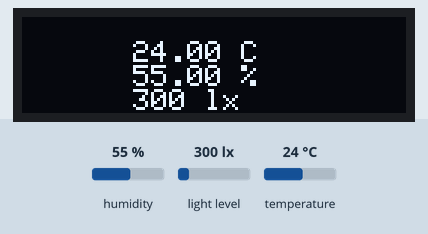
This sketch was run on a simulated ESP8266 (Wemos D1 mini). On the bench: 128×32 one-colour display. Inputs (shaded band) come from the test bench; at power-on: humidity 55 %, light level 300 lx, temperature 24 °C. WiFi joins after 1.5 s; servers stay silent unless stated; uploads are accepted with an empty reply; what the sketch prints to the serial monitor is not drawn.

Above: at 3.7 s.
3.8 s: humidity set to 22 %
At 13.7 s:
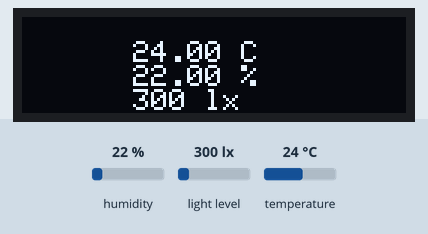
14.6 s: light level set to 40 lx
At 23.7 s:
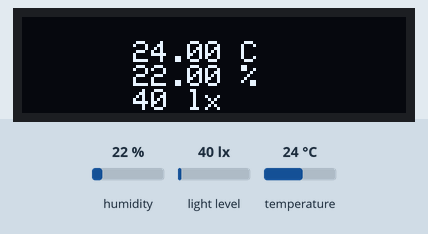
24.9 s: temperature set to 12 °C
At 34.9 s:
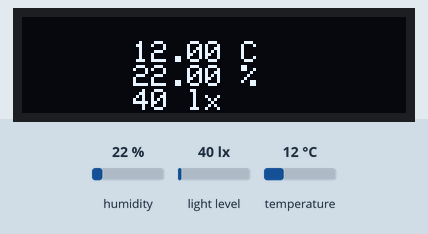
35.2 s: humidity set to 40 %
At 44.9 s:
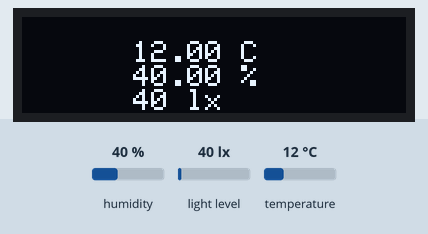
Timing chart, 0 to 46.4 s (numbered marks = the images above; inputs shaded):
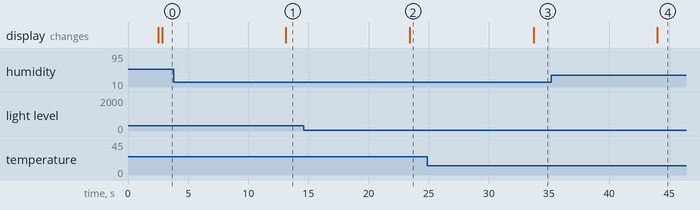

Measured:
- after the input at 3.8 s, the display: changes after 9.3 s (image 1)
- after the input at 14.6 s, the display: changes after 8.8 s (image 2)
- after the input at 24.9 s, the display: changes after 8.8 s (image 3)
- after the input at 35.2 s, the display: changes after 8.8 s (image 4)

The sketch:

WemosSlave.ino
```cpp
#include <ESP8266WiFi.h>
#include <ESP8266HTTPClient.h>
#include <Adafruit_Sensor.h>
#include <Adafruit_AHTX0.h>
#include <Adafruit_SSD1306.h>
#include <Adafruit_GFX.h>
#include <BH1750.h>

#define SCREEN_WIDTH 128
#define SCREEN_HEIGHT 32
#define OLED_RESET    -1
#define SCREEN_ADDRESS 0x3C
Adafruit_SSD1306 display(SCREEN_WIDTH, SCREEN_HEIGHT, &Wire, OLED_RESET);

const char* apSSID = "ESP32-AP";
const char* apPassword = "12345678";

const char* serverName = "http://192.168.4.1/data";

BH1750 lightMeter;
Adafruit_AHTX0 aht;
WiFiClient client;

const String sensorName = "AHT10";
const String location = "Room";

void setup()
{
  Serial.begin(9600);
  delay(1000);

  Serial.println("Łączenie z ESP32 AP...");
  WiFi.begin(apSSID, apPassword);

  while (WiFi.status() != WL_CONNECTED) {
    delay(500);
    Serial.print(".");
  }

  Serial.println("\nPołączono z ESP32 AP");
  Serial.print("Adres IP: ");
  Serial.println(WiFi.localIP());

  if (!aht.begin()) {
    Serial.println("Nie znaleziono czujnika AHT10!");
    while (1);
  }

  if (!lightMeter.begin()) {
    Serial.println("Nie znaleziono czujnika BH1750!");
    while (1);
  }

  if(!display.begin(SSD1306_SWITCHCAPVCC, SCREEN_ADDRESS)) {
    Serial.println(F("Błąd alokacji SSD1306"));
    while (1);
  }

  display.clearDisplay();
  display.setTextSize(1);
  display.setTextColor(SSD1306_WHITE);
  display.display();
}

void loop()
{
  sensors_event_t humidity, temperature;
  aht.getEvent(&humidity, &temperature);

  uint16_t lux = lightMeter.readLightLevel();
  float temp = temperature.temperature;
  float hum = humidity.relative_humidity;

  if (WiFi.status() == WL_CONNECTED) {
    HTTPClient http;

    http.begin(client, serverName);
    http.addHeader("Content-Type", "application/x-www-form-urlencoded");

    String httpRequestData = "sensor=" + sensorName +
                            "&location=" + location +
                            "&temperature=" + String(temp) +
                            "&humidity=" + String(hum) +
                            "&lux=" + String(lux);

    int httpResponseCode = http.POST(httpRequestData);

    if (httpResponseCode > 0) {
      String response = http.getString();
      Serial.print("Kod odpowiedzi HTTP: ");
      Serial.println(httpResponseCode);
      Serial.println("Odpowiedź: " + response);
    } else {
      Serial.print("Kod błędu: ");
      Serial.println(httpResponseCode);
    }

    http.end();
  }
  else
  {
    Serial.println("Brak połączenia z WiFi! Ponowne łączenie...");
    WiFi.begin(apSSID, apPassword);
    while (WiFi.status() != WL_CONNECTED) {
      delay(500);
      Serial.print(".");
    }

    Serial.println("\nPonownie połączono z ESP32 AP");
  }

  displayData(temp, hum, lux);

  delay(10000);
}

void displayData(float temp, float hum, uint16_t lux)
{
  display.clearDisplay();

  display.setCursor(37, 8);
  display.print(temp);
  display.print(" C");

  display.setCursor(37, 16);
  display.print(hum);
  display.print(" %");

  display.setCursor(37, 24);
  display.print(lux, 1);
  display.print(" lx");

  display.display();
}
```
